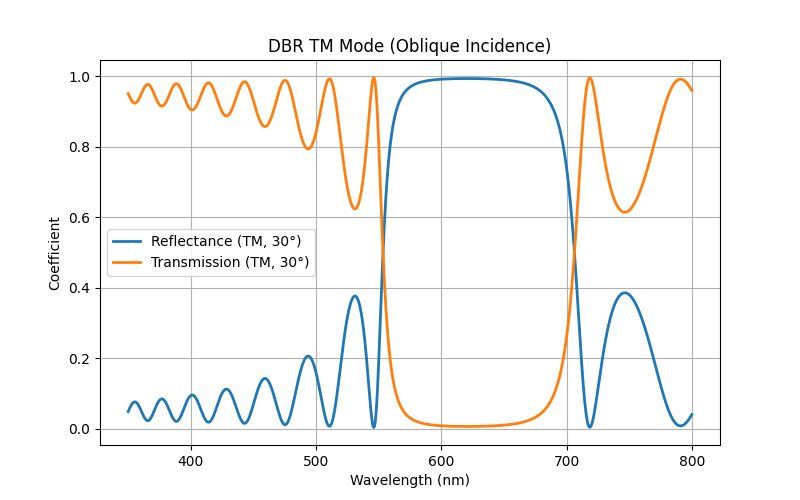

Write Python code to recreate this figure.
import numpy as np
import matplotlib.pyplot as plt
# PARAMETERS
n0 = 1.0
ns = 1.5
nH = 2.05
nL = 1.46
N = 10

lambda0 = 650e-9
dH = lambda0 / (4 * nH)
dL = lambda0 / (4 * nL)

wavelengths = np.linspace(350e-9, 800e-9, 1500)

# TM LAYER MATRIX (NORMAL)

def layer_matrix_TM(n, d, lam):
    delta = 2 * np.pi * n * d / lam
    Y = n
    return np.array([
        [np.cos(delta), 1j * np.sin(delta) / Y],
        [1j * Y * np.sin(delta), np.cos(delta)]
    ])

# TRANSMISSION & REFLECTANCE

T_TM = []

for lam in wavelengths:
    M = np.identity(2)
    for _ in range(N):
        M = M @ layer_matrix_TM(nH, dH, lam)
        M = M @ layer_matrix_TM(nL, dL, lam)

    Y0 = n0
    Ys = ns

    t = (2 * Y0) / ((M[0,0] + M[0,1]*Ys)*Y0 + (M[1,0] + M[1,1]*Ys))
    T_TM.append((Ys / Y0) * abs(t)**2)

T_TM = np.array(T_TM)
R_TM = 1 - T_TM


theta0 = np.deg2rad(30)

def theta_layer(n):
    return np.arcsin(n0 * np.sin(theta0) / n)

def layer_matrix_TM_oblique(n, d, lam, theta):
    delta = 2 * np.pi * n * d * np.cos(theta) / lam
    Y = n / np.cos(theta)
    return np.array([
        [np.cos(delta), 1j * np.sin(delta) / Y],
        [1j * Y * np.sin(delta), np.cos(delta)]
    ])

T_TM_oblique = []

for lam in wavelengths:
    M = np.identity(2)
    for _ in range(N):
        thetaH = theta_layer(nH)
        thetaL = theta_layer(nL)

        M = M @ layer_matrix_TM_oblique(nH, dH, lam, thetaH)
        M = M @ layer_matrix_TM_oblique(nL, dL, lam, thetaL)

    theta_s = theta_layer(ns)
    Y0 = n0 / np.cos(theta0)
    Ys = ns / np.cos(theta_s)

    t = (2 * Y0) / ((M[0,0] + M[0,1]*Ys)*Y0 + (M[1,0] + M[1,1]*Ys))
    T_TM_oblique.append((Ys / Y0) * abs(t)**2)

T_TM_oblique = np.array(T_TM_oblique)
R_TM_oblique = 1 - T_TM_oblique


# PLOTS
plt.figure(figsize=(8,5))
plt.plot(wavelengths*1e9, R_TM_oblique, lw=2, label="Reflectance (TM, 30°)")
plt.plot(wavelengths*1e9, T_TM_oblique, lw=2, label="Transmission (TM, 30°)")
plt.xlabel("Wavelength (nm)")
plt.ylabel("Coefficient")
plt.title("DBR TM Mode (Oblique Incidence)")
plt.legend()
plt.grid(True)
plt.show()
